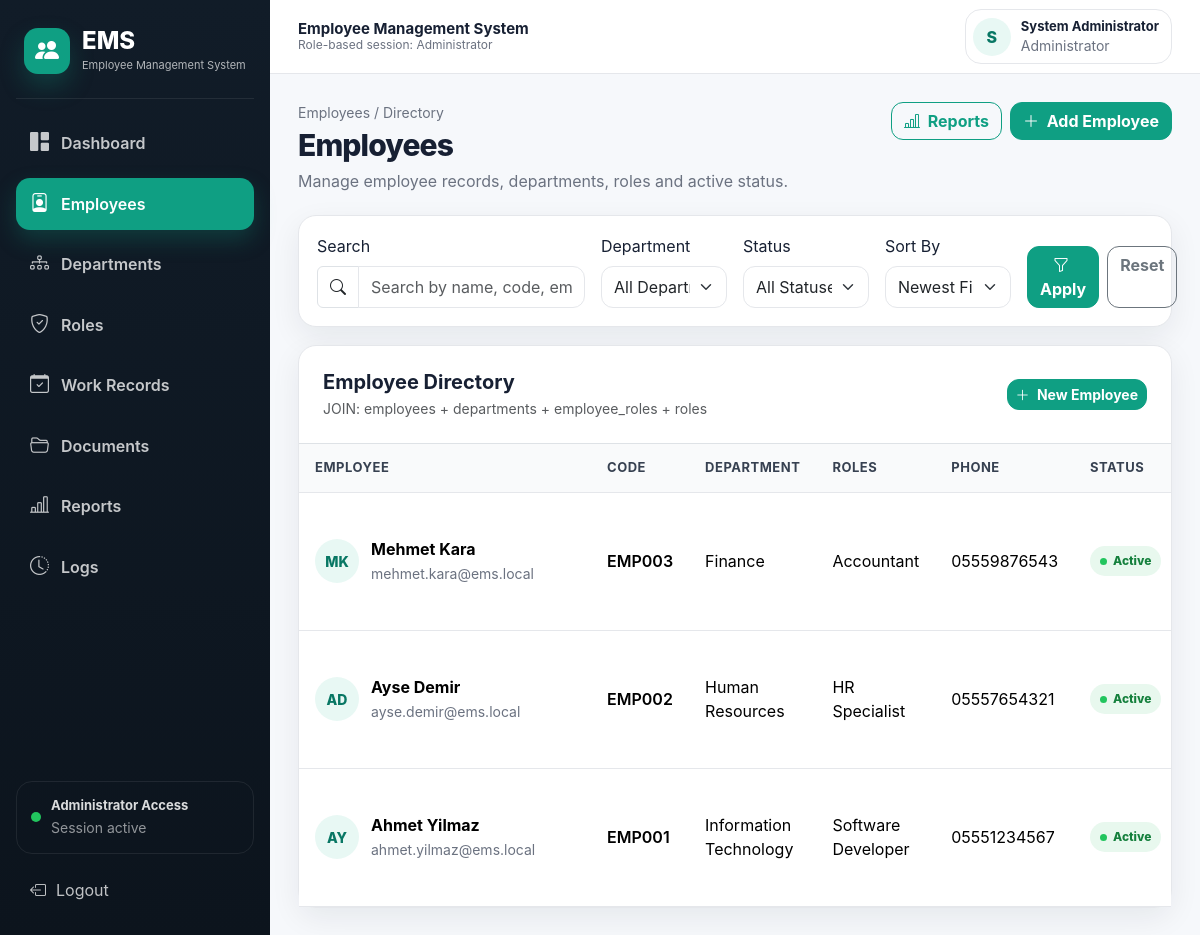
The page /employees/index.php (signed in) on the database its author committed.
### tables this page shows
CREATE TABLE employees (
    id INT AUTO_INCREMENT PRIMARY KEY,
    employee_code VARCHAR(20) NOT NULL UNIQUE,
    first_name VARCHAR(80) NOT NULL,
    last_name VARCHAR(80) NOT NULL,
    email VARCHAR(150) NOT NULL UNIQUE,
    phone VARCHAR(20) NOT NULL,
    gender ENUM('Male','Female','Other') NOT NULL,
    birth_date DATE,
    hire_date DATE NOT NULL,
    salary DECIMAL(10,2) NOT NULL DEFAULT 0,
    address TEXT,
    department_id INT NOT NULL,
    is_active TINYINT(1) NOT NULL DEFAULT 1,
    created_at TIMESTAMP DEFAULT CURRENT_TIMESTAMP,
    updated_at TIMESTAMP DEFAULT CURRENT_TIMESTAMP ON UPDATE CURRENT_TIMESTAMP,
    CONSTRAINT fk_employee_department FOREIGN KEY (department_id) REFERENCES departments(id)
        ON UPDATE CASCADE ON DELETE RESTRICT
);

CREATE TABLE departments (
    id INT AUTO_INCREMENT PRIMARY KEY,
    name VARCHAR(100) NOT NULL UNIQUE,
    description TEXT,
    created_at TIMESTAMP DEFAULT CURRENT_TIMESTAMP
);

### includes/auth.php (called while the page is built, shortened)
<?php
function current_user_type() {
    return $_SESSION['user_type'] ?? '';
}
function is_admin() {
    return current_user_type() === 'Administrator';
}
?>

### includes/functions.php (called while the page is built, shortened)
<?php
function e($value) {
    return htmlspecialchars((string)$value, ENT_QUOTES, 'UTF-8');
}
?>

### employees/index.php (the view, shortened to what this page needs)
<?php
require_once __DIR__ . '/../includes/auth.php';
require_once __DIR__ . '/../config/database.php';
require_once __DIR__ . '/../includes/functions.php';
$search = trim($_GET['search'] ?? '');
$sortBy = $_GET['sort_by'] ?? 'newest';
$orderBy = 'e.id DESC';
switch ($sortBy) {
    case 'newest':
    default:
        $orderBy = 'e.id DESC';
        break;
}
$sql = "
    SELECT
        e.*,
        d.name AS department_name,
        GROUP_CONCAT(r.name SEPARATOR ', ') AS roles
    FROM employees e
    INNER JOIN departments d ON e.department_id = d.id
    LEFT JOIN employee_roles er ON er.employee_id = e.id
    LEFT JOIN roles r ON r.id = er.role_id
    WHERE CONCAT(
        e.employee_code, ' ',
        e.first_name, ' ',
        e.last_name, ' ',
        e.email, ' ',
        e.phone
    ) LIKE ?
";
$params = ['%' . $search . '%'];
$types = 's';
$sql .= "
    GROUP BY e.id
    ORDER BY $orderBy
";
$stmt = $conn->prepare($sql);
$stmt->bind_param($types, ...$params);
$stmt->execute();
$employees = $stmt->get_result();
include __DIR__ . '/../includes/header.php';
include __DIR__ . '/../includes/navbar.php';
?>
<div class="page-header">
    <div>
        <div class="page-kicker">Employees / Directory</div>
        <h1 class="page-title">Employees</h1>
        <p class="page-subtitle">Manage employee records, departments, roles and active status.</p>
    </div>
    <div class="d-flex gap-2 flex-wrap">
        <a class="btn btn-outline-primary" href="/employee-management-system/reports/department_report.php">
            <i class="bi bi-bar-chart-line me-1"></i> Reports
        </a>
        <?php if (is_admin()): ?>
            <a class="btn btn-primary" href="create.php">
                <i class="bi bi-plus-lg me-1"></i> Add Employee
            </a>
        <?php endif; ?>
    </div>
</div>
<div class="card-modern toolbar-card">
    <form method="get" class="row g-3 align-items-end">
        <div class="col-lg-4">
            <label class="form-label">Search</label>
            <div class="input-group">
                <span class="input-group-text bg-white">
                    <i class="bi bi-search"></i>
                </span>
                <input
                    name="search"
                    class="form-control"
                    placeholder="Search by name, code, email or phone..."
                    value="<?php echo e($search); ?>"
                >
            </div>
        </div>
        <div class="col-lg-2 col-md-4">
            <label class="form-label">Department</label>
            <select name="department_id" class="form-select">
                <option value="">All Departments</option>
            </select>
        </div>
        <div class="col-lg-2 col-md-4">
            <label class="form-label">Status</label>
            <select name="status" class="form-select">
                <option value="">All Statuses</option>
            </select>
        </div>
        <div class="col-lg-2 col-md-4">
            <label class="form-label">Sort By</label>
            <select name="sort_by" class="form-select">
                <option value="newest" <?php echo $sortBy === 'newest' ? 'selected' : ''; ?>>Newest First</option>
            </select>
        </div>
        <div class="col-lg-2 col-md-12 d-flex gap-2">
            <button class="btn btn-primary flex-fill" type="submit">
                <i class="bi bi-funnel me-1"></i> Apply
            </button>
            <a class="btn btn-outline-secondary" href="index.php">
                Reset
            </a>
        </div>
    </form>
</div>
<div class="card-modern">
    <div class="p-4 border-bottom d-flex flex-wrap justify-content-between align-items-center gap-3">
        <div>
            <h5 class="fw-bold mb-1">Employee Directory</h5>
            <div class="text-muted small">JOIN: employees + departments + employee_roles + roles</div>
        </div>
        <?php if (is_admin()): ?>
            <a class="btn btn-primary btn-sm" href="create.php">
                <i class="bi bi-plus-lg me-1"></i> New Employee
            </a>
        <?php endif; ?>
    </div>
    <div class="table-responsive">
        <table class="table table-modern">
            <thead>
                <tr>
                    <th>Employee</th>
                    <th>Code</th>
                    <th>Department</th>
                    <th>Roles</th>
                    <th>Phone</th>
                    <th>Status</th>
                </tr>
            </thead>
            <tbody>
                <?php while ($e = $employees->fetch_assoc()): ?>
                    <tr>
                        <td>
                            <div class="employee-name">
                                <div class="employee-avatar">
                                    <?php echo e(strtoupper(substr($e['first_name'], 0, 1) . substr($e['last_name'], 0, 1))); ?>
                                </div>
                                <div>
                                    <strong><?php echo e($e['first_name'] . ' ' . $e['last_name']); ?></strong>
                                    <small><?php echo e($e['email']); ?></small>
                                </div>
                            </div>
                        </td>
                        <td>
                            <span class="fw-semibold">
                                <?php echo e($e['employee_code']); ?>
                            </span>
                        </td>
                        <td><?php echo e($e['department_name']); ?></td>
                        <td>
                            <?php if (!empty($e['roles'])): ?>
                                <?php echo e($e['roles']); ?>
                            <?php else: ?>
                                <span class="text-muted">-</span>
                            <?php endif; ?>
                        </td>
                        <td><?php echo e($e['phone']); ?></td>
                        <td>
                            <?php if ((int)$e['is_active'] === 1): ?>
                                <span class="status-pill status-active">Active</span>
                            <?php else: ?>
                                <span class="status-pill status-inactive">Inactive</span>
                            <?php endif; ?>
                        </td>
                    </tr>
                <?php endwhile; ?>
            </tbody>
        </table>
    </div>
</div>
<?php include __DIR__ . '/../includes/footer.php'; ?>

### assets/css/style.css (style rules this page uses)
:root { --primary: #0f9f83; --primary-dark: #087764; --primary-soft: #e8f8f4; --sidebar-bg: #101923; --sidebar-border: rgba(255, 255, 255, 0.08); --body-bg: #f6f8fb; --card-bg: #ffffff; --text-main: #172033; --text-muted: #6b7280; --border: #e5e7eb; --danger: #dc3545; --warning: #f59e0b; --success: #16a34a; --radius-lg: 18px; --radius-md: 12px; --shadow-soft: 0 10px 30px rgba(15, 23, 42, 0.07); }
* { box-sizing: border-box; }
html { scroll-behavior: smooth; }
body { margin: 0; background: var(--body-bg); color: var(--text-main); font-family: Inter, system-ui, -apple-system, BlinkMacSystemFont, "Segoe UI", sans-serif; }
a { text-decoration: none; }
.page-header { display: flex; align-items: flex-start; justify-content: space-between; gap: 18px; margin-bottom: 22px; }
.page-kicker { color: var(--text-muted); font-size: 14px; margin-bottom: 4px; }
.page-title { font-size: 30px; font-weight: 800; margin: 0; letter-spacing: -0.03em; }
.page-subtitle { color: var(--text-muted); margin: 6px 0 0; }
.card-modern { background: var(--card-bg); border: 1px solid var(--border); border-radius: var(--radius-lg); box-shadow: var(--shadow-soft); }
.toolbar-card { padding: 18px; margin-bottom: 18px; }
.form-control, .form-select { border-radius: 12px; border-color: var(--border); min-height: 42px; }
.btn { border-radius: 12px; font-weight: 700; }
.btn-primary { background: var(--primary); border-color: var(--primary); }
.btn-outline-primary { color: var(--primary); border-color: var(--primary); }
.table-modern { margin: 0; }
.table-modern thead th { background: #f9fafb; color: #374151; font-size: 13px; text-transform: uppercase; letter-spacing: 0.04em; border-bottom: 1px solid var(--border); padding: 14px 16px; }
.table-modern tbody td { padding: 16px; vertical-align: middle; border-color: var(--border); }
.table-modern td:first-child { width: 380px; max-width: 420px; }
.employee-name { display: flex; align-items: center; gap: 12px; min-width: 260px; }
.employee-avatar { width: 44px; height: 44px; min-width: 44px; max-width: 44px; min-height: 44px; max-height: 44px; border-radius: 50%; background: var(--primary-soft); color: var(--primary-dark); display: flex; align-items: center; justify-content: center; font-weight: 800; font-size: 14px; }
.employee-name strong { display: block; }
.employee-name small { color: var(--text-muted); }
.status-pill { border-radius: 999px; padding: 6px 10px; font-size: 12px; font-weight: 800; display: inline-flex; align-items: center; gap: 6px; }
.status-pill::before { content: ""; width: 7px; height: 7px; border-radius: 50%; display: inline-block; }
.status-active { background: #e8f8ee; color: #15803d; }
.status-active::before { background: #22c55e; }

### rows shown on the page
employees: first_name+last_name "MK", first_name+last_name "Mehmet Kara", email "mehmet.kara@ems.local", employee_code "EMP003", department.name "Finance", roles "Accountant", phone "05559876543", is_active "Active"
employees: first_name+last_name "AD", first_name+last_name "Ayse Demir", email "ayse.demir@ems.local", employee_code "EMP002", department.name "Human Resources", roles "HR Specialist", phone "05557654321", is_active "Active"
employees: first_name+last_name "AY", first_name+last_name "Ahmet Yilmaz", email "ahmet.yilmaz@ems.local", employee_code "EMP001", department.name "Information Technology", roles "Software Developer", phone "05551234567", is_active "Active"

### other values the page prints
$userType "Administrator"
substr($fullName, 0, 1) "S"
$fullName "System Administrator"
